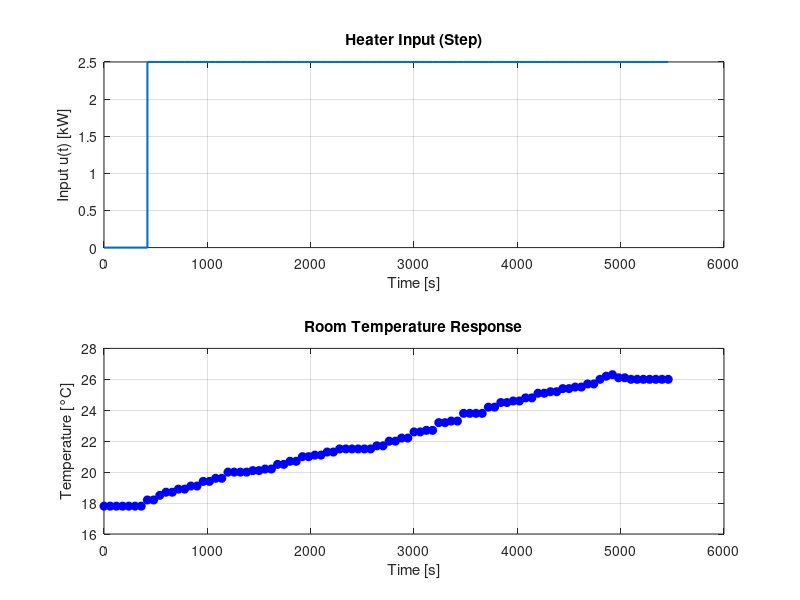

Write MATLAB code to recreate this figure. (Note: this script raises an error after producing the figure.)
y = load('data.txt');          % measured temperature data

Ts = 60;                       % sampling time [s]
t = (0:length(y)-1)' * Ts;     % time vector
kW = 2.5;                      % heater power (kW)

delay = 2;
u = double(t >= Ts*delay) * kW;

pad = 5;                      % 10 Ts before and after

u_pad = [zeros(pad,1); u; kW*ones(pad,1)];       % 0s before, 1s (kW) after
y_pad = [repmat(y(1), pad, 1); y; repmat(y(end), pad, 1)];  % pad start/end with steady values

t_pad = (0:length(u_pad)-1)' * Ts;

figure;
subplot(2,1,1);
stairs(t_pad, u_pad, 'LineWidth', 1.5);
xlabel('Time [s]');
ylabel('Input u(t) [kW]');
title('Heater Input (Step)');
grid on;

subplot(2,1,2);
plot(t_pad, y_pad, 'o', 'MarkerFaceColor','b', 'MarkerEdgeColor','b');
xlabel('Time [s]');
ylabel('Temperature [°C]');
title('Room Temperature Response');
grid on;

data = iddata(y_pad, u_pad, Ts);
sys = tfest(data, 1, 0, NaN, 'Ts', Ts);
K_id   = dcgain(sys)
a      = pole(sys)      ;         % discrete pole
tau_id = -Ts / log(a(1))

disp(sys)
figure; compare(data, sys), grid on;
